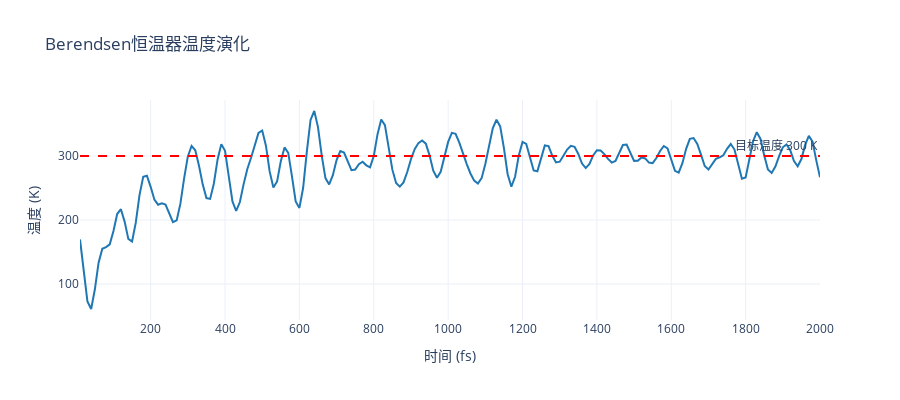

Notebook source saved alongside this figure:
### Markdown cell above
## Berendsen恒温器

Berendsen恒温器是最简单的温度控制方法。它通过速度重缩放使系统温度指数衰减到目标值：

$$\lambda = \sqrt{1 + \frac{\Delta t}{\tau_T}\left(\frac{T_{\text{target}}}{T_{\text{current}}} - 1\right)}$$

其中$\tau_T$是温度弛豫时间。

### 优点
- 实现简单，计算成本低
- 温度收敛快速平滑
- 适合系统初始平衡

### 缺点
- 不产生正确的正则分布
- 抑制了能量涨落
- 不适合计算热力学性质

实现类：{py:class}`~thermoelasticsim.md.schemes.BerendsenNVTScheme`
创建函数：{py:func}`~thermoelasticsim.md.schemes.create_berendsen_nvt_scheme`

### Code cell
# Berendsen恒温器演示
from thermoelasticsim.md.schemes import create_berendsen_nvt_scheme

print("Berendsen恒温器演示")
print("=" * 50)

# 准备系统：初始温度200K，目标温度300K
cell_ber = prepare_cell((3, 3, 3), T0=200.0, seed=10)
print(f"系统：{len(cell_ber.atoms)}个原子")
print("初始温度：200 K")
print("目标温度：300 K")

# 创建Berendsen恒温器
# tau参数：弛豫时间，通常取50-100倍时间步长
scheme_ber = create_berendsen_nvt_scheme(
    target_temperature=300.0,
    tau=100.0,  # fs
)

# 运行模拟
dt = 0.5  # fs
steps = 4000
sample_every = 20

print("\n运行参数：")
print(f"  时间步长：{dt} fs")
print(f"  总时长：{dt * steps} fs")
print("  弛豫时间τ：100 fs")

t_ber, T_ber, Ek_ber, Ep_ber = run_thermostat(
    scheme_ber, cell_ber, dt, steps, sample_every
)

# 统计后半段温度
T_ber_tail = T_ber[len(T_ber) // 2 :]
print(f"\n平衡后温度：{np.mean(T_ber_tail):.1f} ± {np.std(T_ber_tail):.1f} K")
print(f"与目标偏差：{abs(np.mean(T_ber_tail) - 300.0):.1f} K")

# 可视化温度演化
import plotly.graph_objects as go

fig = go.Figure()
fig.add_trace(
    go.Scatter(
        x=t_ber,
        y=T_ber,
        mode="lines",
        name="Berendsen",
        line=dict(color="#1f77b4", width=2),
    )
)
fig.add_hline(
    y=300, line_dash="dash", line_color="red", annotation_text="目标温度 300 K"
)
fig.update_layout(
    title="Berendsen恒温器温度演化",
    xaxis_title="时间 (fs)",
    yaxis_title="温度 (K)",
    template="plotly_white",
    height=400,
)
pshow(fig)

### Figure 1 — Plotly figure (JSON) as saved in the notebook; plotly's stock layout.template omitted (floating-point values rounded to 4 significant figures; data arrays with more than 128 entries replaced by an {"elided": "..."} marker saying what was removed)
{"data": [{"line": {"color": "#1f77b4", "width": 2}, "mode": "lines", "name": "Berendsen", "type": "scatter", "x": {"elided": "200 float values"}, "y": {"elided": "200 float values"}}], "layout": {"annotations": [{"showarrow": false, "text": "目标温度 300 K", "x": 1, "xanchor": "right", "xref": "x domain", "y": 300, "yanchor": "bottom", "yref": "y"}], "height": 400, "shapes": [{"line": {"color": "red", "dash": "dash"}, "type": "line", "x0": 0, "x1": 1, "xref": "x domain", "y0": 300, "y1": 300, "yref": "y"}], "title": {"text": "Berendsen恒温器温度演化"}, "xaxis": {"title": {"text": "时间 (fs)"}}, "yaxis": {"title": {"text": "温度 (K)"}}}}
